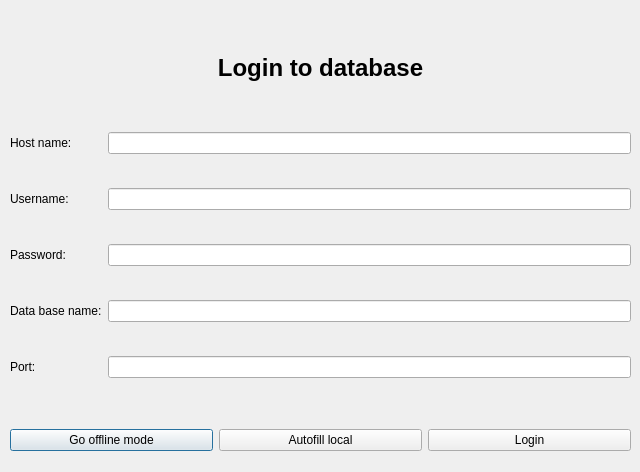
<?xml version="1.0" encoding="UTF-8"?>
<ui version="4.0">
 <class>LoginView</class>
 <widget class="QDialog" name="LoginView">
  <property name="geometry">
   <rect>
    <x>0</x>
    <y>0</y>
    <width>640</width>
    <height>472</height>
   </rect>
  </property>
  <property name="windowTitle">
   <string>Dialog</string>
  </property>
  <widget class="QWidget" name="horizontalLayoutWidget">
   <property name="geometry">
    <rect>
     <x>10</x>
     <y>420</y>
     <width>621</width>
     <height>41</height>
    </rect>
   </property>
   <layout class="QHBoxLayout" name="horizontalLayout">
    <item>
     <widget class="QPushButton" name="offlineButton">
      <property name="text">
       <string>Go offline mode</string>
      </property>
     </widget>
    </item>
    <item>
     <widget class="QPushButton" name="autofillButton">
      <property name="text">
       <string>Autofill local</string>
      </property>
     </widget>
    </item>
    <item>
     <widget class="QPushButton" name="loginButton">
      <property name="text">
       <string>Login</string>
      </property>
     </widget>
    </item>
   </layout>
  </widget>
  <widget class="QWidget" name="gridLayoutWidget">
   <property name="geometry">
    <rect>
     <x>10</x>
     <y>10</y>
     <width>621</width>
     <height>401</height>
    </rect>
   </property>
   <layout class="QGridLayout" name="gridLayout">
    <item row="3" column="1">
     <widget class="QLineEdit" name="passwordInput"/>
    </item>
    <item row="5" column="1">
     <widget class="QLineEdit" name="portInput"/>
    </item>
    <item row="2" column="1">
     <widget class="QLineEdit" name="userInput"/>
    </item>
    <item row="1" column="1">
     <widget class="QLineEdit" name="hostInput"/>
    </item>
    <item row="4" column="1">
     <widget class="QLineEdit" name="databaseInput"/>
    </item>
    <item row="1" column="0">
     <widget class="QLabel" name="label_2">
      <property name="text">
       <string>Host name:</string>
      </property>
     </widget>
    </item>
    <item row="0" column="0" colspan="2">
     <widget class="QLabel" name="label">
      <property name="maximumSize">
       <size>
        <width>16777215</width>
        <height>60</height>
       </size>
      </property>
      <property name="font">
       <font>
        <pointsize>18</pointsize>
        <bold>true</bold>
       </font>
      </property>
      <property name="text">
       <string>Login to database</string>
      </property>
      <property name="alignment">
       <set>Qt::AlignCenter</set>
      </property>
     </widget>
    </item>
    <item row="2" column="0">
     <widget class="QLabel" name="label_3">
      <property name="text">
       <string>Username:</string>
      </property>
     </widget>
    </item>
    <item row="3" column="0">
     <widget class="QLabel" name="label_4">
      <property name="text">
       <string>Password:</string>
      </property>
     </widget>
    </item>
    <item row="4" column="0">
     <widget class="QLabel" name="label_5">
      <property name="text">
       <string>Data base name:</string>
      </property>
     </widget>
    </item>
    <item row="5" column="0">
     <widget class="QLabel" name="label_6">
      <property name="text">
       <string>Port:</string>
      </property>
     </widget>
    </item>
   </layout>
  </widget>
 </widget>
 <resources/>
 <connections/>
</ui>
